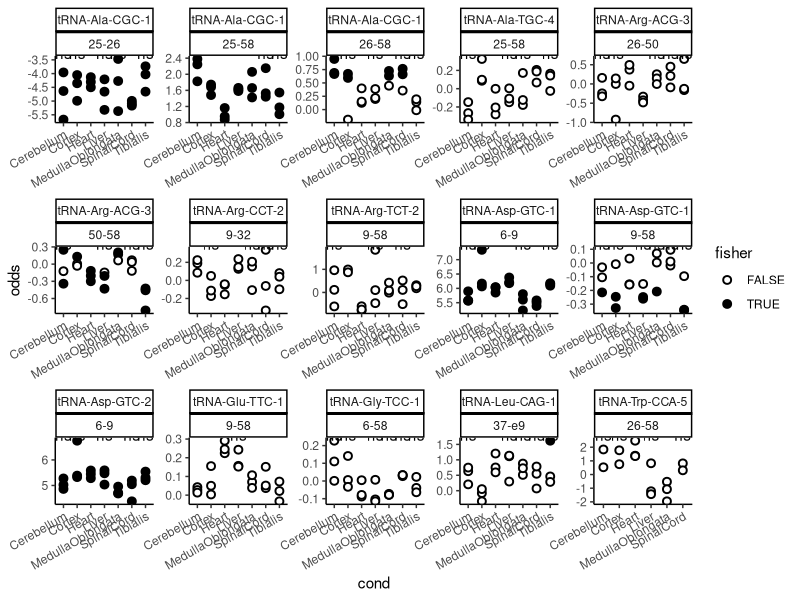
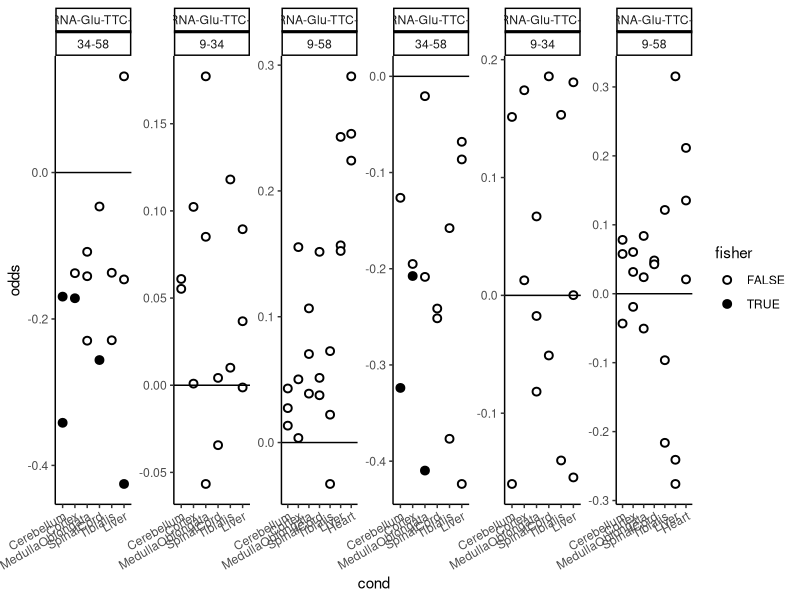
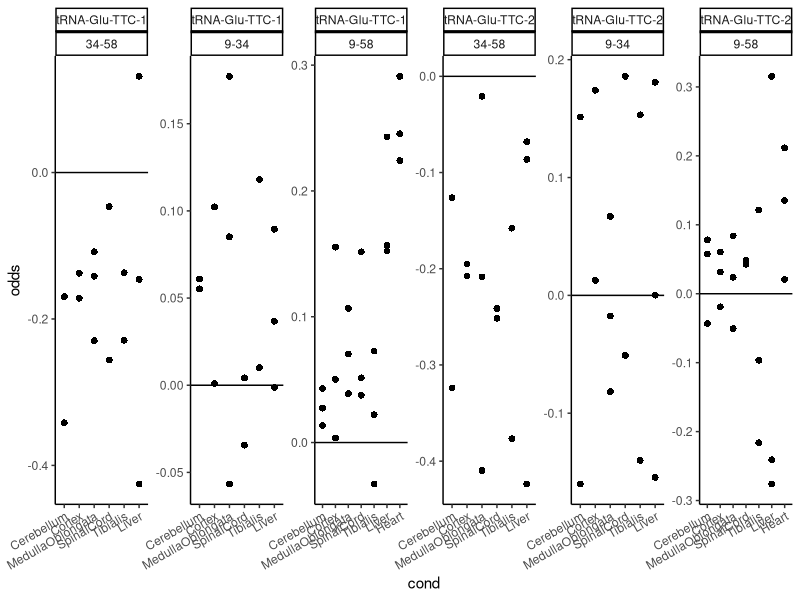
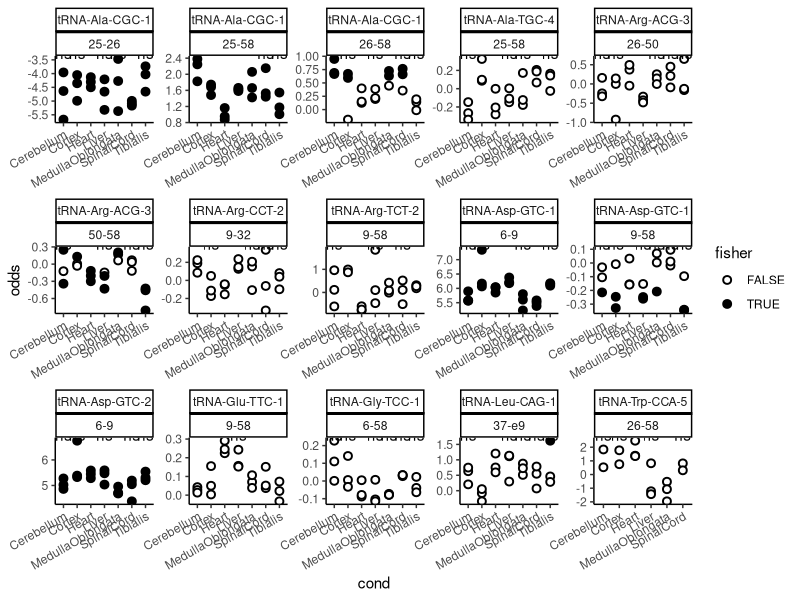
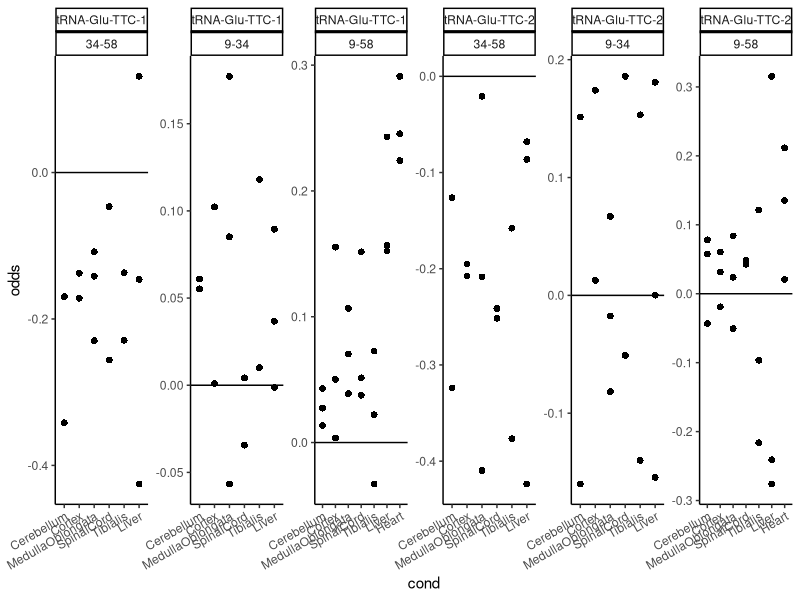

The R source for these figures, in order:
library(ggpubr)
library(ggplot2)

# Load data
raw_dataset = read.delim("data/QuantM_mouse_tissues/interdependences_morethan2samples.tsv")

# Reformat
dataset = c()
for (r in rownames(raw_dataset)){
  tempdata = data.frame(row.names = 1:raw_dataset[r,"X.samples"])
  tempdata$reference = substr(raw_dataset[r,"reference"],14,100)
  tempdata$pair = paste0(raw_dataset[r,c("canon_var1","canon_var2")],collapse="-")
  tempdata$cond = raw_dataset[r,"cond"]
  odds = sapply(strsplit(raw_dataset[r,"odds"],"\\[|\\]| ")[[1]], function(x) if (x!=""){as.numeric(x)}else{NA})
  tempdata$odds = odds[!is.na(odds)]
  pval = sapply(strsplit(raw_dataset[r,"pval_cor"],"\\[|\\]| ")[[1]], function(x) if (x!=""){as.numeric(x)}else{NA})
  tempdata$fisher = pval[!is.na(pval)]<0.05
  splitted = strsplit(raw_dataset[r,"reference"],"-")[[1]]
  tempdata$wobble = if(substr(splitted[length(splitted)-1],1,1) %in% c("A","T")){"AT"}else{"GC"}
  tempdata$aa = splitted[length(splitted)-2]
  dataset = rbind(dataset,tempdata)
}
# Remove mitochondrial
dataset = dataset[!grepl("mito",dataset$reference),]

### Differences between conditions ###
diffcond = compare_means(odds ~ cond, data = dataset, group.by = c("pair","reference"),
                         method = "t.test", p.adjust.method="fdr")

# Compute odds ratio fold change
sigsubset = diffcond[order(diffcond$p)[1:20],]

# Plot
ggplot(dataset[(apply(dataset[,c("reference","pair")],1,paste0,collapse="_") %in% apply(sigsubset[,c("reference","pair")],1,paste0,collapse="_")),], aes(x=cond, y=odds)) + 
  facet_wrap( ~ reference*pair, ncol=5, scales = "free") +
  geom_point(shape = 21, color="black", stroke=1, size=2, aes(fill = fisher)) +
  scale_fill_manual(values=c("white", "black")) +
  stat_summary(fun.data=mean_sdl, geom="pointrange", color="red") +
  stat_compare_means(ref.group = "Heart", method = "t.test", label = "p.signif") +
  theme_classic() +
  theme(axis.text.x = element_text(angle = 30, vjust = 1, hjust=1))
ggsave("plots/differences_mouse_tissues.pdf",width=16,height=10)

### Differences between isodecoders ###
# Focus on Glu-TTC
subsetGlu = dataset[dataset$reference %in% c("tRNA-Glu-TTC-1","tRNA-Glu-TTC-2"),]
subsetGlu$cond = factor(as.character(subsetGlu$cond), levels=c("Cerebellum","Cortex","MedullaOblongata","SpinalCord","Tibialis","Liver","Heart"))

# Plot per AA family
diffGlu = compare_means(odds ~ cond, data = subsetGlu, group.by = c("pair","reference"),
                         method = "anova", p.adjust.method="fdr")
posthoc = compare_means(odds ~ cond, data = subsetGlu[(subsetGlu$reference %in% diffGlu[diffGlu$p<0.05,"reference"])&(subsetGlu$pair %in% diffGlu[diffGlu$p<0.05,"pair"]),], group.by = c("pair","reference"),
                        method = "t.test", p.adjust.method="fdr")
ggplot(subsetGlu, aes(x=cond, y=odds)) + 
  facet_wrap( ~ reference*pair, ncol=6, scales = "free") +
  geom_point(shape = 21, color="black", stroke=1, size=2, aes(fill = fisher)) +
  geom_hline(yintercept=0) +
  scale_fill_manual(values=c("white", "black")) +
  stat_summary(fun.data=mean_sdl, geom="pointrange", color="red", alpha = 0.5) +
  theme_classic() +
  theme(axis.text.x = element_text(angle = 30, vjust = 1, hjust=1))
ggplot(subsetGlu, aes(x=cond, y=odds)) + 
  facet_wrap( ~ reference*pair, ncol=6, scales = "free") +
  geom_point(shape = 16, size=2) +
  geom_hline(yintercept=0) +
  scale_fill_manual(values=c("white", "black")) +
  stat_summary(fun.data=mean_sdl, geom="pointrange", color="red", alpha = 0.5) +
  theme_classic() +
  theme(axis.text.x = element_text(angle = 30, vjust = 1, hjust=1))
ggsave("plots/differences_mouse_tissues_GluTTC.pdf",width=11,height=2.3)
